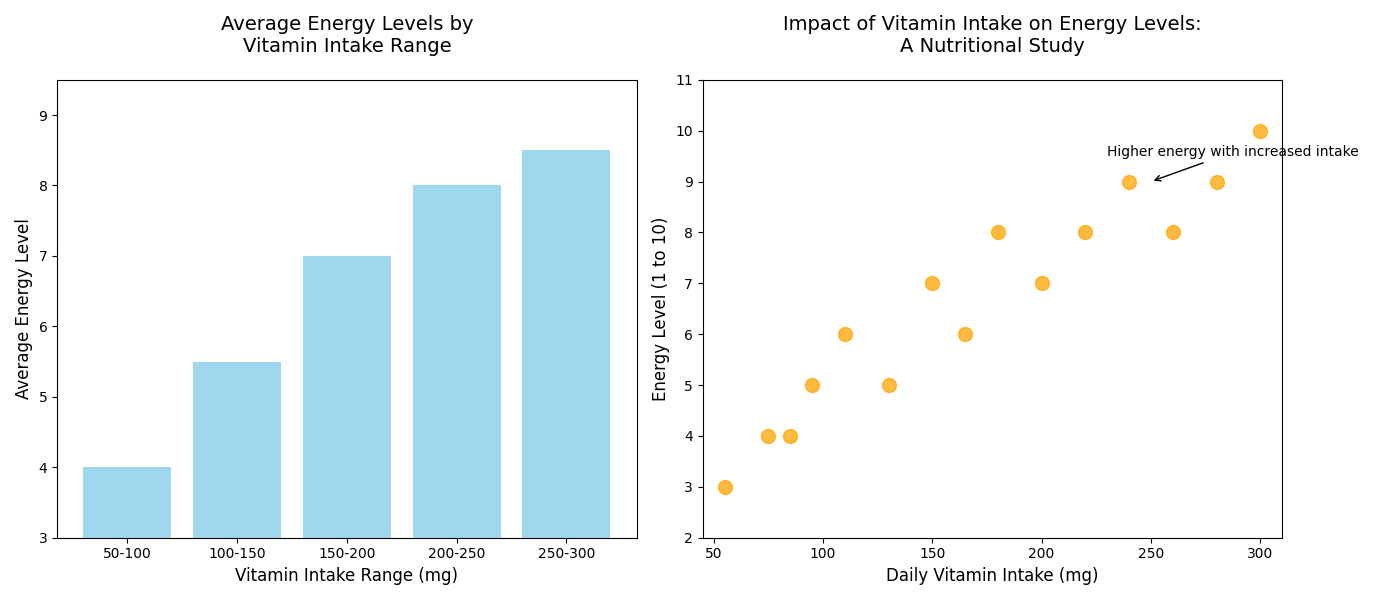

Recreate this plot in Python.
import matplotlib.pyplot as plt
import numpy as np

vitamin_intake = np.array([55, 75, 85, 95, 110, 130, 150, 165, 180, 200, 220, 240, 260, 280, 300])
energy_levels = np.array([3, 4, 4, 5, 6, 5, 7, 6, 8, 7, 8, 9, 8, 9, 10])

bins = [50, 100, 150, 200, 250, 300]
bin_indices = np.digitize(vitamin_intake, bins)
average_energy_levels = [np.mean(energy_levels[bin_indices == i]) for i in range(1, len(bins))]

fig, axes = plt.subplots(1, 2, figsize=(14, 6))

range_labels = ["50-100", "100-150", "150-200", "200-250", "250-300"]
axes[0].bar(range_labels, average_energy_levels, color='skyblue', alpha=0.8)
axes[0].set_title("Average Energy Levels by\nVitamin Intake Range", fontsize=14, pad=20)
axes[0].set_xlabel("Vitamin Intake Range (mg)", fontsize=12)
axes[0].set_ylabel("Average Energy Level", fontsize=12)
axes[0].set_ylim(min(average_energy_levels) - 1, max(average_energy_levels) + 1)

axes[1].scatter(vitamin_intake, energy_levels, color='orange', s=100, alpha=0.75)
axes[1].set_title("Impact of Vitamin Intake on Energy Levels:\nA Nutritional Study", fontsize=14, pad=20)
axes[1].set_xlabel("Daily Vitamin Intake (mg)", fontsize=12)
axes[1].set_ylabel("Energy Level (1 to 10)", fontsize=12)
axes[1].set_xlim(min(vitamin_intake) - 10, max(vitamin_intake) + 10)
axes[1].set_ylim(min(energy_levels) - 1, max(energy_levels) + 1)
axes[1].annotate('Higher energy with increased intake', xy=(250, 9), xytext=(230, 9.5),
                 arrowprops=dict(facecolor='black', arrowstyle='->'),
                 fontsize=10, color='black')

plt.tight_layout()
plt.show()
